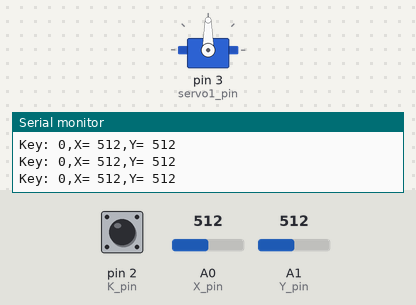
The sketch below on a simulated Arduino Uno, built with avr-gcc and run on an emulated ATmega328P. On the bench: servo, the last lines printed to the serial monitor. The inputs (shaded band) are chosen by the test bench; at power-on: A0 (X_pin) = 512, pin 2 (K_pin) HIGH, A1 (Y_pin) = 512.

Above: at 1.2 s.
1.3 s: A0 (X_pin) set to 558
At 2.47 s:
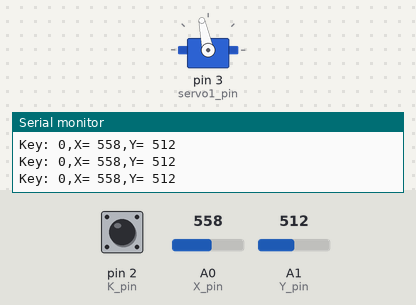
At 4.28 s:
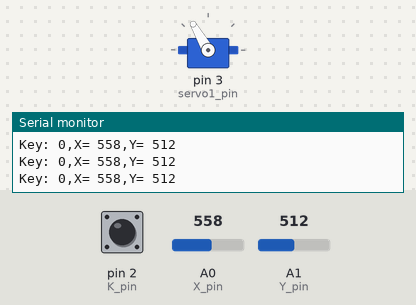
4.3 s: A0 (X_pin) set to 306
7.3 s: A0 (X_pin) set to 900
At 8.8 s:
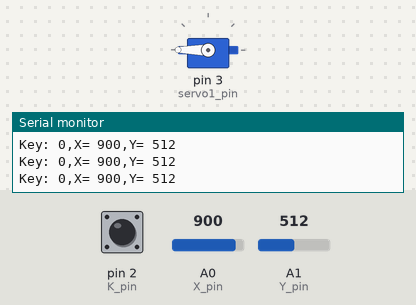
Timing chart, 0 to 10.3 s (numbered marks = the images above; inputs shaded):
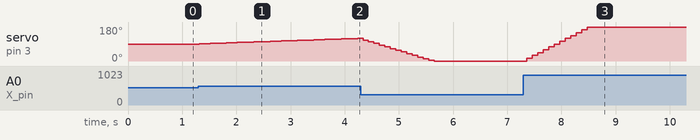

Measured:
- the behaviour switches between 539 and 540 on A0 (X_pin) (found by bisection; images 0 and 1)
- after the input at 1.3 s, servo on pin 3 (servo1_pin): moves from 90° to 120° over 2.9 s, starting at once
- after the input at 7.3 s, servo on pin 3 (servo1_pin): moves from 0° to 180° over 1.1 s, starting after 0.06 s

The sketch:

Joystick_Servo.ino
```cpp
//Joystick controlling servo
#include "Servo.h"

const int K_pin = 2;
const int X_pin = A0;
const int Y_pin = A1;
const int servo1_pin = 3;
const int servo2_pin = 5;
const int servo3_pin = 6;
const int servo4_pin = 9;

Servo servo1;
//Servo servo2;
//Servo servo3;
//Servo servo4;
void setup() {
  servo1.attach(servo1_pin);
  //servo2.attach(servo2_pin);
  //servo3.attach(servo3_pin);
  //servo4.attach(servo4_pin);
  pinMode(K_pin, INPUT);
  digitalWrite(K_pin, HIGH); // Press down will read as 0, release will be 1
  Serial.begin(9600);
}

void loop() {
  int key = 1-digitalRead(K_pin);
  int X = analogRead(X_pin);
  int Y = analogRead(Y_pin);

  // Print current status with Serial
  Serial.print("Key: ");
  Serial.print(key);
  Serial.print(",X= ");
  Serial.print(X);
  Serial.print(",Y= ");
  Serial.println(Y);

  if (key == 1) {

  } else {

  }
  int x = map(X/10, 0, 102, -20, 20); // map joystick offset to angle (-10 to 10 degree)
  int degree = servo1.read();
  degree = degree + x;
  servo1.write(degree);

  delay(100);
}
```
